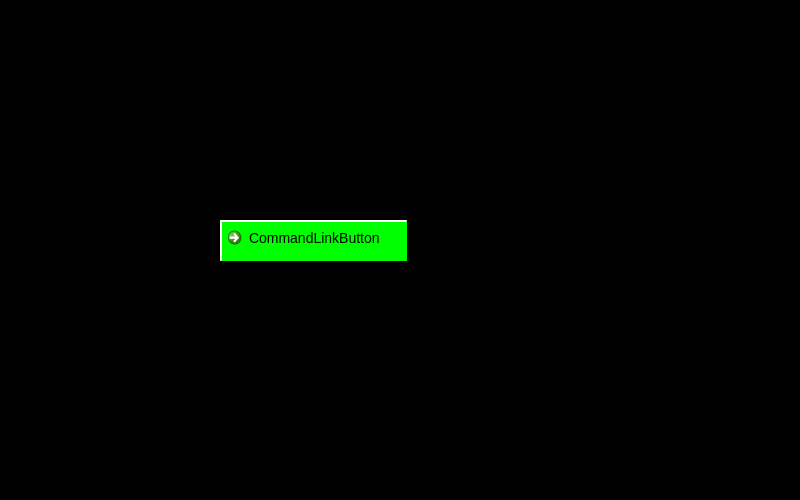
<?xml version="1.0" encoding="UTF-8"?>
<ui version="4.0">
 <class>Main_380</class>
 <widget class="QWidget" name="Main_380">
  <property name="geometry">
   <rect>
    <x>0</x>
    <y>0</y>
    <width>800</width>
    <height>500</height>
   </rect>
  </property>
  <property name="windowTitle">
   <string>Form</string>
  </property>
  <property name="styleSheet">
   <string notr="true">QWidget
{
	background-color: black;
}
QPushButton
{
	font:14px;
    color: rgb(0,0,0);
	background-color: rgb(0, 255, 0);
	border-top: 2px solid white;	
	border-left: 2px solid white;
}
QLabel
{
color:rgb(255,255,255);
}
</string>
  </property>
  <widget class="QCommandLinkButton" name="commandLinkButton">
   <property name="geometry">
    <rect>
     <x>220</x>
     <y>220</y>
     <width>187</width>
     <height>41</height>
    </rect>
   </property>
   <property name="text">
    <string>CommandLinkButton</string>
   </property>
  </widget>
 </widget>
 <resources/>
 <connections/>
</ui>
